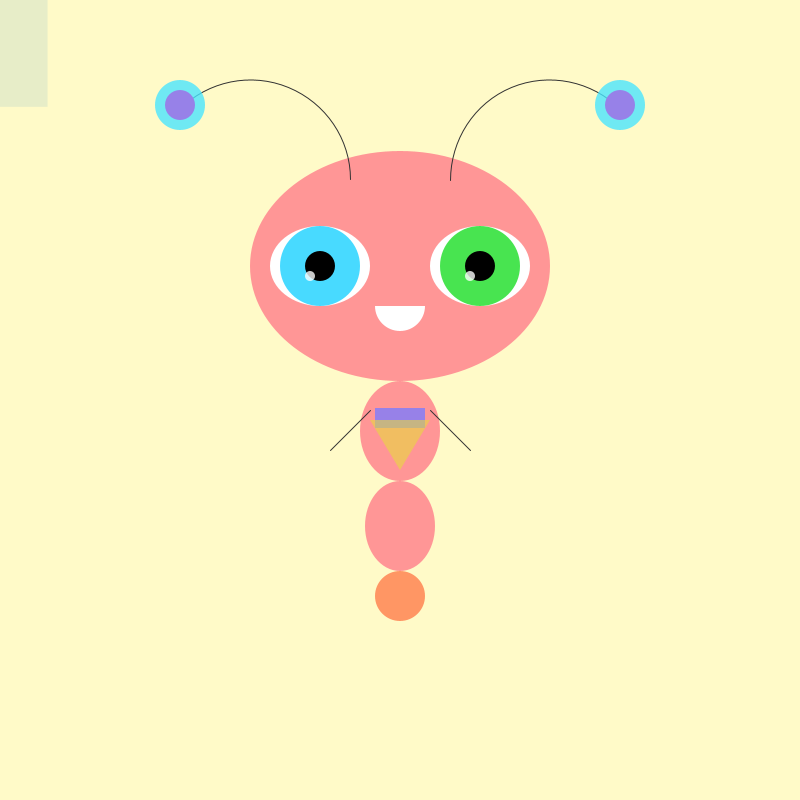
Frame 1 (no input)
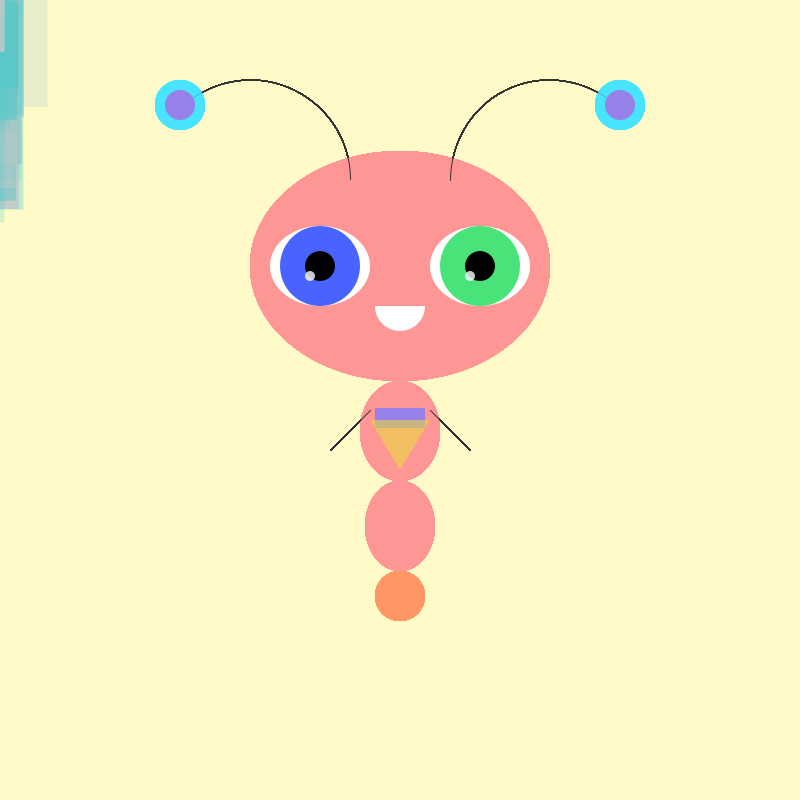
Frame 60 (the mouse pressed at the canvas centre just before this capture)
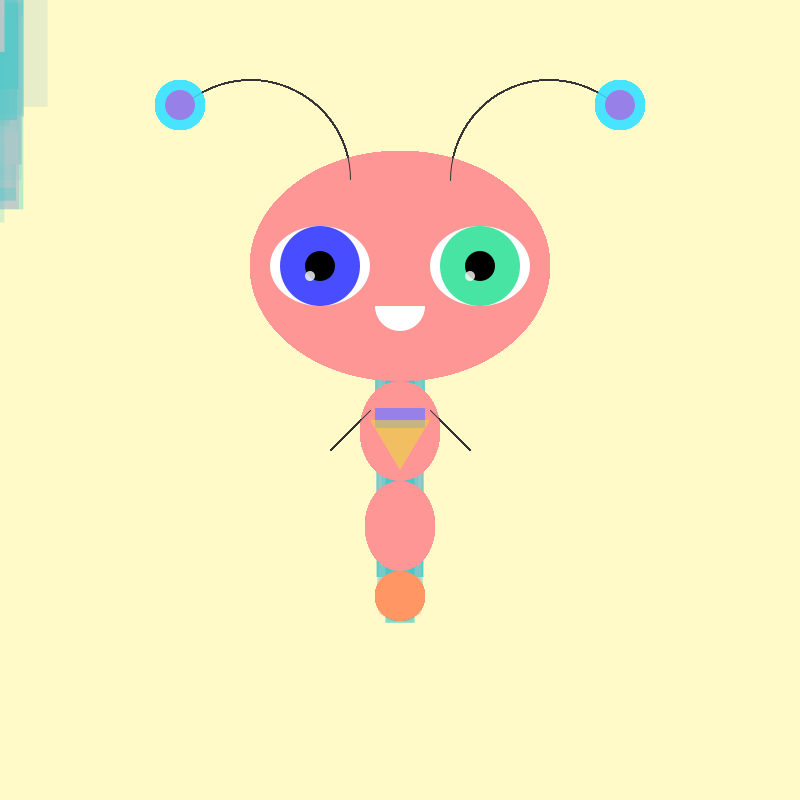
Frame 120 (the mouse held since frame 60 and released just before this capture)

The Processing sketch that drew these frames (run headless with seeded random() and noise(); from frame 60 on, the mouse is pressed at the canvas centre):

// Processing sketch: challenge_toPort
// ── challenge_toPort.pde
void setup(){


size(800, 800);
background(255, 250, 200);
}  




void draw(){

//mouse

fill(random(250), 200, 200, random (255));
noStroke();
frameRate(8);
rect(mouseX, mouseY, random(50),random(450));


//head

fill(255, 150, 150);
ellipse(width/2, height/3, 300, 230);


//left eye

fill(255);
ellipse(width/2 -80, height/3, 100, 80);

fill( 72, random(255), 255);
ellipse(width/2 -80, height/3, 80, 80);

fill(0);
ellipse(width/2 -80, height/3, 30, 30);

fill(255, 200);
ellipse(width/2 -90, height/3 +10, 10, 10);


//right eye

fill(255);
ellipse(width/2 +80, height/3, 100, 80);

fill(72, 228, random(255));
ellipse(width/2 +80, height/3, 80, 80);

fill(0);
ellipse(width/2 +80, height/3, 30, 30);

fill(255, 200);
ellipse(width/2 +70, height/3 +10, 10, 10);


//mouth

fill(255);
arc(width/2, height/3 +40, 50, 50, 0, PI, CHORD);


// left antena

stroke(50);
noFill();
arc(width/2 -150, height/4 -20, 200, 200, PI+QUARTER_PI, TWO_PI);

fill(72, 228, 255, 200);
noStroke();
ellipse(width/2 -220, height/4 -95, 50, 50);

fill(151, 129, 232);
noStroke();
ellipse(width/2 -220, height/4 -95, 30, 30);


//right antena

stroke(50);
noFill();
arc(width/2 +150, height/4 -20, 200, 200, PI, TWO_PI -QUARTER_PI);

fill(72, 228, 255, 200);
noStroke();
ellipse(width/2 +220, height/4 -95, 50, 50);

fill(151, 129, 232);
noStroke();
ellipse(width/2 +220, height/4 -95, 30, 30);


//body

noStroke();
fill(255, 150, 150);
ellipse(width/2, height/3 +165, 80, 100);

fill(255, 150, 150);
ellipse(width/2, height/3 +260, 70, 90);

fill(255, 150, 100);
ellipse(width/2, height/3 +330, 50, 50);


fill(151, 129, 232);
rectMode(CENTER);
rect(width/2, height/2 +18, 50, 20);

fill(232, 217, 60, 150);
triangle(width/2, height/2 +70, width/2 +30, height/2 +20, width/2 -30, height/2 +20);


stroke(50);
line(width/2 -70, height/2 +50, width/2 -30, height/2 +10);

stroke(50);
line(width/2 +70, height/2 +50, width/2 +30, height/2 +10);

} 

void mousePressed(){
background(255, 250, 200);

}
